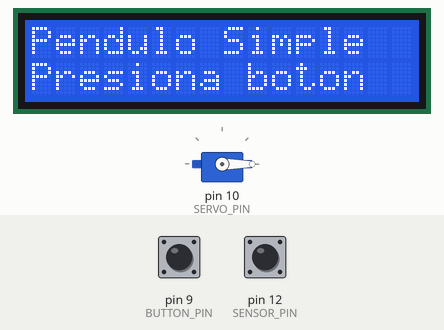
The sketch below on a simulated Arduino Uno, built with avr-gcc and run on an emulated ATmega328P. Parts: servo, 16×2 character LCD. Inputs (shaded band) come from the test bench; at power-on: pin 9 (BUTTON_PIN) HIGH, pin 12 (SENSOR_PIN) LOW. What the sketch prints to the serial monitor is not drawn.

Above: at 3.3 s.
3.4 s: pin 9 (BUTTON_PIN) pulled LOW for 0.15 s
At 5.3 s:
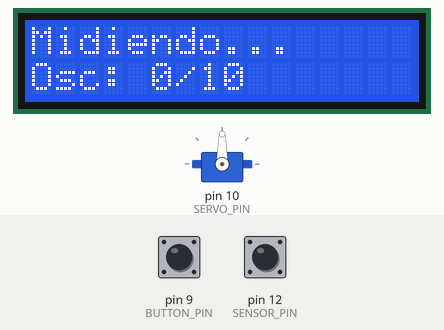
5.9 s: pin 12 (SENSOR_PIN) pulsed HIGH 5 times (0.12 s each, 0.3 s apart)
At 8.4 s:
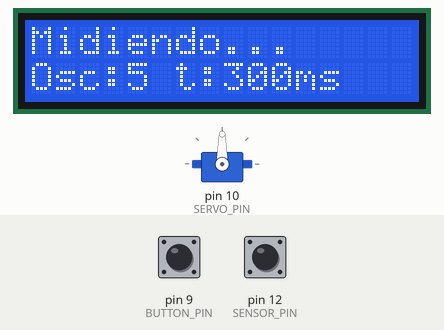
8.9 s: pin 12 (SENSOR_PIN) pulsed HIGH 5 times (0.12 s each, 0.3 s apart)
At 12.0 s:
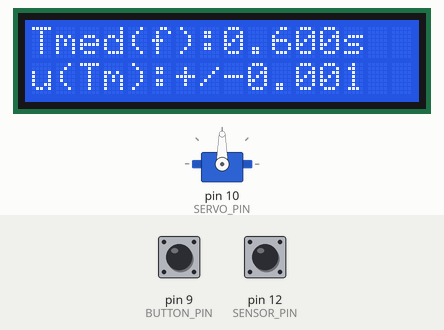
Timing chart, 0 to 27.2 s (numbered marks = the images above; inputs shaded):
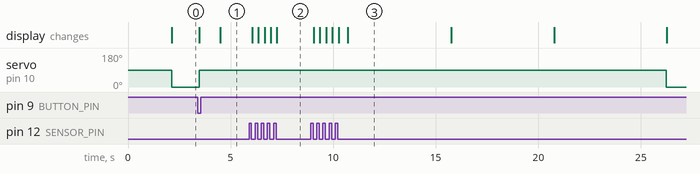

Measured:
- after the input at 3.4 s, servo on pin 10 (SERVO_PIN): 0° → 90° after 0.08 s; the display: first changes after 0.08 s (image 1 shows a later state)
- after the input at 5.9 s, the display: first changes after 0.16 s (image 2 shows a later state)
- after the input at 8.9 s, servo on pin 10 (SERVO_PIN): 90° → 0° after 17.3 s; the display: first changes after 0.16 s (image 3 shows a later state)

The sketch:

CodigoPendulo.ino
```cpp
#include <Wire.h>
#include <LiquidCrystal_I2C.h>
#include <Servo.h>
#include <math.h> // Para sqrt(), pow(), fabs(), PI, sin()

// --- CONFIGURACIÓN DEL USUARIO ---
// Pines
#define BUTTON_PIN 9
#define SERVO_PIN 10
#define SENSOR_PIN 12

// LCD
#define LCD_ADDRESS 0x27
#define LCD_COLS 16
#define LCD_ROWS 2

// Péndulo
#define PENDULUM_LENGTH 0.26 // Metros (L)
#define NUM_OSCILLATIONS_FOR_AVG 10 // Número de oscilaciones COMPLETAS (T) a promediar
#define KNOWN_GRAVITY 9.80665 // m/s^2
#define INITIAL_RELEASE_ANGLE_DEGREES 35.0 // Ángulo inicial de liberación

// Servomotor
#define SERVO_HOLD_ANGLE 0   // Ángulo para sostener la pesa
#define SERVO_RELEASE_ANGLE 90 // Ángulo para liberar la pesa

// Constantes para filtrado e incertidumbre
#define N_FILTERED_VALUES 5
#define ERROR_LONGITUD 0.001     // Metros
#define ERROR_TIPO_B_MS 1        // Milisegundos
// --- FIN DE CONFIGURACIÓN DEL USUARIO ---

// Objetos
LiquidCrystal_I2C lcd(LCD_ADDRESS, LCD_COLS, LCD_ROWS);
Servo pendulumServo;

// Estados del sistema
enum SystemState {
  STATE_IDLE,
  STATE_RELEASING,
  STATE_ARMING_FIRST_PASS,
  STATE_TIMING_HALF_PERIOD,
  STATE_CALCULATING
};
SystemState currentState = STATE_IDLE;

// Variables para la medición
unsigned long firstPassTime_ms = 0;
// all_measured_periods_ms almacenará los períodos COMPLETOS (T)
unsigned long all_measured_periods_ms[NUM_OSCILLATIONS_FOR_AVG];
unsigned long filtered_periods_ms[N_FILTERED_VALUES];
int oscillationCount = 0; // Contador de oscilaciones COMPLETAS (T)
bool sensorState = false;
bool lastSensorState = false;
bool sensorDebounceLock = false;


void setup() {
  Serial.begin(9600);

  pinMode(BUTTON_PIN, INPUT_PULLUP);
  pinMode(SENSOR_PIN, INPUT);
  pendulumServo.attach(SERVO_PIN);

  lcd.init();
  lcd.backlight();
  lcd.clear();
  lcd.print("Pendulo Simple");
  lcd.setCursor(0, 1);
  lcd.print("Angulo: "); lcd.print(INITIAL_RELEASE_ANGLE_DEGREES, 0); lcd.print("deg");
  delay(2000);
  lcd.clear();
  lcd.print("Pendulo Simple");
  lcd.setCursor(0, 1);
  lcd.print("Presiona boton");

  pendulumServo.write(SERVO_HOLD_ANGLE);
  currentState = STATE_IDLE;
}

void loop() {
  sensorState = (digitalRead(SENSOR_PIN) == LOW);

  switch (currentState) {
    case STATE_IDLE:
      if (digitalRead(BUTTON_PIN) == LOW) {
        delay(50);
        if (digitalRead(BUTTON_PIN) == LOW) {
          currentState = STATE_RELEASING;
        }
      }
      break;

    case STATE_RELEASING:
      lcd.clear();
      lcd.print("Soltando pesa...");
      lcd.setCursor(0,1);
      lcd.print("@"); lcd.print(INITIAL_RELEASE_ANGLE_DEGREES,0); lcd.print(" deg");
      pendulumServo.write(SERVO_RELEASE_ANGLE);
      delay(1000);

      lcd.clear();
      lcd.print("Midiendo...");
      lcd.setCursor(0,1);
      lcd.print("Osc: 0/");
      lcd.print(NUM_OSCILLATIONS_FOR_AVG);

      oscillationCount = 0;
      sensorDebounceLock = false;
      lastSensorState = false;
      currentState = STATE_ARMING_FIRST_PASS;
      break;

    case STATE_ARMING_FIRST_PASS:
      if (sensorState && !lastSensorState && !sensorDebounceLock) {
        firstPassTime_ms = millis();
        sensorDebounceLock = true;
        lastSensorState = true;
        currentState = STATE_TIMING_HALF_PERIOD;
        Serial.println("ARMADO: Detectada 1ra senal (inicio de T/2).");
      } else if (!sensorState && lastSensorState) {
         sensorDebounceLock = false;
         lastSensorState = false;
      }
      break;

    case STATE_TIMING_HALF_PERIOD:
      if (sensorState && !lastSensorState && !sensorDebounceLock) {
        unsigned long currentTime_ms = millis();
        unsigned long halfPeriod_ms = currentTime_ms - firstPassTime_ms; // Intervalo T/2
        unsigned long fullPeriod_ms = halfPeriod_ms * 2; // Período T completo

        if (oscillationCount < NUM_OSCILLATIONS_FOR_AVG) {
          all_measured_periods_ms[oscillationCount] = fullPeriod_ms; // Se guarda el T completo

          Serial.print("Oscilacion Completa "); Serial.print(oscillationCount + 1);
          Serial.print(": Intervalo(T/2) = "); Serial.print(halfPeriod_ms);
          Serial.print(" ms, Oscilacion Completa (T) = "); Serial.print(fullPeriod_ms); Serial.println(" ms");

          lcd.setCursor(0,1);
          lcd.print("Osc:"); lcd.print(oscillationCount + 1); // Contador de oscilaciones completas (T)
          // ----- INICIO DE LA MODIFICACIÓN SOLICITADA -----
          // Ahora muestra el halfPeriod_ms (intervalo T/2) en la LCD durante la medición
          lcd.print(" t:");lcd.print(halfPeriod_ms); // Etiqueta "t:" y valor de T/2
          // ----- FIN DE LA MODIFICACIÓN SOLICITADA -----
          lcd.print("ms    ");
        }
        oscillationCount++; // Se incrementa el contador de oscilaciones completas (T)
        firstPassTime_ms = currentTime_ms;
        sensorDebounceLock = true;
        lastSensorState = true;

        if (oscillationCount >= NUM_OSCILLATIONS_FOR_AVG) {
          currentState = STATE_CALCULATING;
        }
      } else if (!sensorState && lastSensorState) {
         sensorDebounceLock = false;
         lastSensorState = false;
      }
      break;

    case STATE_CALCULATING:
      lcd.clear();
      lcd.print("Calculando...");
      Serial.println("\nCalculando resultados...");
      calculateAndDisplayResults();
      pendulumServo.write(SERVO_HOLD_ANGLE);

      lcd.clear();
      lcd.print("Pendulo Simple");
      lcd.setCursor(0,1);
      lcd.print("Presiona boton");
      currentState = STATE_IDLE;
      break;
  }
}

// --- FUNCIONES DE CÁLCULO Y FILTRADO ---
// (calculateAverageMs, findNClosestToAverage, calculateStdDevMs, calculateAndDisplayResults)
// Estas funciones NO CAMBIAN y operarán sobre 'all_measured_periods_ms'
// que contiene los PERÍODOS COMPLETOS (T).

float calculateAverageMs(unsigned long data[], int size) {
  if (size == 0) return 0.0;
  unsigned long sum = 0;
  for (int i = 0; i < size; i++) {
    sum += data[i];
  }
  return (float)sum / size;
}

void findNClosestToAverage(unsigned long original_ms[], int nOriginal,
                           unsigned long output_ms[], int nOutput) {
  if (nOutput == 0 || nOriginal == 0 ) {
    for(int i=0; i<nOutput; ++i) output_ms[i] = 0;
    return;
  }
  int actual_nOutput = (nOutput > nOriginal) ? nOriginal : nOutput;

  float overallAverage_ms = calculateAverageMs(original_ms, nOriginal);
  bool used_flags[nOriginal];
  for(int i=0; i<nOriginal; ++i) used_flags[i] = false;

  for (int i = 0; i < actual_nOutput; i++) {
    long best_index = -1;
    float min_diff = 1.0e9;

    for (int j = 0; j < nOriginal; j++) {
      if (!used_flags[j]) {
        float diff = fabs((float)original_ms[j] - overallAverage_ms);
        if (diff < min_diff) {
          min_diff = diff;
          best_index = j;
        }
      }
    }
    if (best_index != -1) {
      output_ms[i] = original_ms[best_index];
      used_flags[best_index] = true;
    } else {
      output_ms[i] = 0;
    }
  }
   for(int i = actual_nOutput; i < nOutput; ++i) {
        output_ms[i] = 0;
   }
}

float calculateStdDevMs(unsigned long data[], int size, float average_ms) {
  if (size <= 1) return 0.0;
  double sum_sq_diff = 0.0;
  for (int i = 0; i < size; i++) {
    double diff = (double)data[i] - average_ms;
    sum_sq_diff += diff * diff;
  }
  return sqrt(sum_sq_diff / (size - 1));
}

void calculateAndDisplayResults() {
  if (oscillationCount < 1) {
    lcd.clear(); lcd.print("No hay datos!"); Serial.println("No hay datos para calcular.");
    delay(2000); return;
  }

  Serial.println("--- Todos los periodos COMPLETOS (T) medidos (ms) ---");
  for(int i=0; i<oscillationCount; ++i) {
    Serial.print("T"); Serial.print(i+1); Serial.print(": "); Serial.println(all_measured_periods_ms[i]);
  }

  int actual_num_to_filter_for_calc = (oscillationCount < N_FILTERED_VALUES) ? oscillationCount : N_FILTERED_VALUES;
  if (actual_num_to_filter_for_calc == 0 && oscillationCount > 0) actual_num_to_filter_for_calc = oscillationCount;

  if (oscillationCount < N_FILTERED_VALUES && oscillationCount > 0) {
    Serial.print("Advertencia: Menos mediciones ("); Serial.print(oscillationCount);
    Serial.print(") que N_FILTERED_VALUES ("); Serial.print(N_FILTERED_VALUES);
    Serial.println("). Usando todas las mediciones disponibles para 'filtrado'.");
  }
  findNClosestToAverage(all_measured_periods_ms, oscillationCount, filtered_periods_ms, actual_num_to_filter_for_calc);

  Serial.println("\n--- Periodos COMPLETOS (T) Filtrados (ms) ---");
  for(int i=0; i<actual_num_to_filter_for_calc; ++i) {
    Serial.print("Tf"); Serial.print(i+1); Serial.print(": "); Serial.println(filtered_periods_ms[i]);
  }

  // avg_measured_period_ms es el promedio de los PERÍODOS COMPLETOS (T) filtrados
  float avg_measured_period_ms = calculateAverageMs(filtered_periods_ms, actual_num_to_filter_for_calc);
  float avg_measured_period_s = avg_measured_period_ms / 1000.0;

  double theta_rad = INITIAL_RELEASE_ANGLE_DEGREES * PI / 180.0;
  double sin_half_theta = sin(theta_rad / 2.0);
  double K_correction_factor = 1.0 + (1.0/4.0) * pow(sin_half_theta, 2);

  float avg_corrected_period_s = avg_measured_period_s;
  if (INITIAL_RELEASE_ANGLE_DEGREES > 0.1 && K_correction_factor > 0.001) {
      avg_corrected_period_s = avg_measured_period_s / K_correction_factor;
      Serial.print("Factor K de correccion por angulo ("); Serial.print(INITIAL_RELEASE_ANGLE_DEGREES,1); Serial.print(" deg): "); Serial.println(K_correction_factor, 5);
      Serial.print("Periodo Medido Promedio (T_medido): "); Serial.print(avg_measured_period_s, 4); Serial.println(" s");
      Serial.print("Periodo Corregido a angulo pequeno (T_corregido): "); Serial.print(avg_corrected_period_s, 4); Serial.println(" s");
  }

  // std_dev_filtered_period_ms es la desviación de los PERÍODOS COMPLETOS (T) filtrados
  float std_dev_filtered_period_ms = calculateStdDevMs(filtered_periods_ms, actual_num_to_filter_for_calc, avg_measured_period_ms);
  float uncertainty_A_period_ms = (actual_num_to_filter_for_calc > 0) ? std_dev_filtered_period_ms / sqrt(actual_num_to_filter_for_calc) : 0.0;
  float uncertainty_C_period_ms = sqrt(pow(uncertainty_A_period_ms, 2) + pow(ERROR_TIPO_B_MS, 2));
  // uncertainty_C_measured_period_s es la incertidumbre del PERÍODO COMPLETO (T) medido
  float uncertainty_C_measured_period_s = uncertainty_C_period_ms / 1000.0;

  double calculated_g = 0.0;
  if (avg_corrected_period_s > 0.0001) {
    calculated_g = (4.0 * PI * PI * PENDULUM_LENGTH) / pow(avg_corrected_period_s, 2);
  }

  double uncertainty_g = 0.0;
  if (avg_measured_period_s > 0.0001 && PENDULUM_LENGTH > 0.0001 && actual_num_to_filter_for_calc > 0) {
    double rel_err_L_sq = pow(ERROR_LONGITUD / PENDULUM_LENGTH, 2);
    double rel_err_T_sq = pow(2.0 * uncertainty_C_measured_period_s / avg_measured_period_s, 2);
    uncertainty_g = calculated_g * sqrt(rel_err_L_sq + rel_err_T_sq);
  }
   if (actual_num_to_filter_for_calc <= 1) uncertainty_g = 0;

  double percentError = (KNOWN_GRAVITY > 0.0001) ? (fabs(calculated_g - KNOWN_GRAVITY) / KNOWN_GRAVITY) * 100.0 : 0.0;

  lcd.clear();
  // Muestra el promedio de los PERÍODOS COMPLETOS (T) medidos y filtrados
  lcd.print("Tmed(f):"); lcd.print(avg_measured_period_s, 3); lcd.print("s");
  lcd.setCursor(0, 1);
  // Muestra la incertidumbre de ese promedio de PERÍODOS COMPLETOS (T)
  lcd.print("u(Tm):+/-"); lcd.print(uncertainty_C_measured_period_s, 3);

  delay(5000);

  lcd.clear();
  lcd.print("g_calc:"); lcd.print(calculated_g, 2);
  lcd.setCursor(0, 1);
  lcd.print("u(g):+/-"); lcd.print(uncertainty_g, 2);

  delay(5000);

  lcd.clear();
  lcd.print("%Error: "); lcd.print(percentError, 2); lcd.print("%");
  lcd.setCursor(0,1);
  lcd.print("g_conoc: "); lcd.print(KNOWN_GRAVITY,2);
  delay(5000);

  Serial.println("\n--- Resultados Finales ---");
  // ... (resto de la salida serial no cambia y sigue refiriéndose a períodos completos T) ...
  Serial.print("Angulo Liberacion: "); Serial.print(INITIAL_RELEASE_ANGLE_DEGREES, 1); Serial.println(" grados");
  Serial.print("Periodo Medido Promedio Filtrado (T_medido): "); Serial.print(avg_measured_period_ms, 2); Serial.print(" ms ("); Serial.print(avg_measured_period_s, 4); Serial.println(" s)");
  if (INITIAL_RELEASE_ANGLE_DEGREES > 0.1) {
    Serial.print("Periodo Corregido a angulo pequeno (T_corregido): "); Serial.print(avg_corrected_period_s * 1000.0, 2); Serial.print(" ms ("); Serial.print(avg_corrected_period_s, 4); Serial.println(" s)");
  }
  Serial.print("Incertidumbre Combinada Periodo Medido (uC_T_medido): +/-"); Serial.print(uncertainty_C_period_ms, 2); Serial.print(" ms ("); Serial.print(uncertainty_C_measured_period_s, 4); Serial.println(" s)");
  Serial.print("Gravedad Calculada (g_calc, usando T_corregido): "); Serial.print(calculated_g, 4); Serial.println(" m/s^2");
  Serial.print("Incertidumbre de g (u_g): +/- "); Serial.print(uncertainty_g, 4); Serial.println(" m/s^2");
  Serial.print("Gravedad Conocida (g_known): "); Serial.print(KNOWN_GRAVITY, 4); Serial.println(" m/s^2");
  Serial.print("Porcentaje de Error: "); Serial.print(percentError, 2); Serial.println(" %");
  Serial.println("------------------------------------");
}
```
